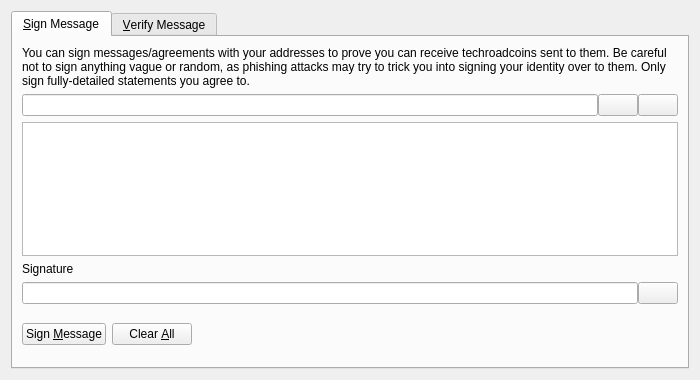
<?xml version="1.0" encoding="UTF-8"?>
<ui version="4.0">
 <class>SignVerifyMessageDialog</class>
 <widget class="QDialog" name="SignVerifyMessageDialog">
  <property name="geometry">
   <rect>
    <x>0</x>
    <y>0</y>
    <width>700</width>
    <height>380</height>
   </rect>
  </property>
  <property name="windowTitle">
   <string>Signatures - Sign / Verify a Message</string>
  </property>
  <property name="modal">
   <bool>true</bool>
  </property>
  <layout class="QVBoxLayout" name="verticalLayout">
   <item>
    <widget class="QTabWidget" name="tabWidget">
     <property name="currentIndex">
      <number>0</number>
     </property>
     <widget class="QWidget" name="tabSignMessage">
      <attribute name="title">
       <string>&amp;Sign Message</string>
      </attribute>
      <layout class="QVBoxLayout" name="verticalLayout_SM">
       <item>
        <widget class="QLabel" name="infoLabel_SM">
         <property name="text">
          <string>You can sign messages/agreements with your addresses to prove you can receive techroadcoins sent to them. Be careful not to sign anything vague or random, as phishing attacks may try to trick you into signing your identity over to them. Only sign fully-detailed statements you agree to.</string>
         </property>
         <property name="textFormat">
          <enum>Qt::PlainText</enum>
         </property>
         <property name="wordWrap">
          <bool>true</bool>
         </property>
        </widget>
       </item>
       <item>
        <layout class="QHBoxLayout" name="horizontalLayout_1_SM">
         <property name="spacing">
          <number>0</number>
         </property>
         <item>
          <widget class="QValidatedLineEdit" name="addressIn_SM">
           <property name="toolTip">
            <string>The Techroadcoin address to sign the message with</string>
           </property>
          </widget>
         </item>
         <item>
          <widget class="QPushButton" name="addressBookButton_SM">
           <property name="toolTip">
            <string>Choose previously used address</string>
           </property>
           <property name="text">
            <string/>
           </property>
           <property name="icon">
            <iconset resource="../bitcoin.qrc">
             <normaloff>:/icons/address-book</normaloff>:/icons/address-book</iconset>
           </property>
           <property name="shortcut">
            <string>Alt+A</string>
           </property>
           <property name="autoDefault">
            <bool>false</bool>
           </property>
          </widget>
         </item>
         <item>
          <widget class="QPushButton" name="pasteButton_SM">
           <property name="toolTip">
            <string>Paste address from clipboard</string>
           </property>
           <property name="text">
            <string/>
           </property>
           <property name="icon">
            <iconset resource="../bitcoin.qrc">
             <normaloff>:/icons/editpaste</normaloff>:/icons/editpaste</iconset>
           </property>
           <property name="shortcut">
            <string>Alt+P</string>
           </property>
           <property name="autoDefault">
            <bool>false</bool>
           </property>
          </widget>
         </item>
        </layout>
       </item>
       <item>
        <widget class="QPlainTextEdit" name="messageIn_SM">
         <property name="toolTip">
          <string>Enter the message you want to sign here</string>
         </property>
        </widget>
       </item>
       <item>
        <widget class="QLabel" name="signatureLabel_SM">
         <property name="text">
          <string>Signature</string>
         </property>
         <property name="textFormat">
          <enum>Qt::PlainText</enum>
         </property>
        </widget>
       </item>
       <item>
        <layout class="QHBoxLayout" name="horizontalLayout_2_SM">
         <property name="spacing">
          <number>0</number>
         </property>
         <item>
          <widget class="QLineEdit" name="signatureOut_SM">
           <property name="font">
            <font>
             <italic>true</italic>
            </font>
           </property>
           <property name="readOnly">
            <bool>true</bool>
           </property>
          </widget>
         </item>
         <item>
          <widget class="QPushButton" name="copySignatureButton_SM">
           <property name="toolTip">
            <string>Copy the current signature to the system clipboard</string>
           </property>
           <property name="text">
            <string/>
           </property>
           <property name="icon">
            <iconset resource="../bitcoin.qrc">
             <normaloff>:/icons/editcopy</normaloff>:/icons/editcopy</iconset>
           </property>
           <property name="autoDefault">
            <bool>false</bool>
           </property>
          </widget>
         </item>
        </layout>
       </item>
       <item>
        <layout class="QHBoxLayout" name="horizontalLayout_3_SM">
         <item>
          <widget class="QPushButton" name="signMessageButton_SM">
           <property name="toolTip">
            <string>Sign the message to prove you own this Techroadcoin address</string>
           </property>
           <property name="text">
            <string>Sign &amp;Message</string>
           </property>
           <property name="icon">
            <iconset resource="../bitcoin.qrc">
             <normaloff>:/icons/edit</normaloff>:/icons/edit</iconset>
           </property>
           <property name="autoDefault">
            <bool>false</bool>
           </property>
          </widget>
         </item>
         <item>
          <widget class="QPushButton" name="clearButton_SM">
           <property name="toolTip">
            <string>Reset all sign message fields</string>
           </property>
           <property name="text">
            <string>Clear &amp;All</string>
           </property>
           <property name="icon">
            <iconset resource="../bitcoin.qrc">
             <normaloff>:/icons/remove</normaloff>:/icons/remove</iconset>
           </property>
           <property name="autoDefault">
            <bool>false</bool>
           </property>
          </widget>
         </item>
         <item>
          <spacer name="horizontalSpacer_1_SM">
           <property name="orientation">
            <enum>Qt::Horizontal</enum>
           </property>
           <property name="sizeHint" stdset="0">
            <size>
             <width>40</width>
             <height>48</height>
            </size>
           </property>
          </spacer>
         </item>
         <item>
          <widget class="QLabel" name="statusLabel_SM">
           <property name="font">
            <font>
             <weight>75</weight>
             <bold>true</bold>
            </font>
           </property>
           <property name="text">
            <string/>
           </property>
           <property name="wordWrap">
            <bool>true</bool>
           </property>
          </widget>
         </item>
         <item>
          <spacer name="horizontalSpacer_2_SM">
           <property name="orientation">
            <enum>Qt::Horizontal</enum>
           </property>
           <property name="sizeHint" stdset="0">
            <size>
             <width>40</width>
             <height>48</height>
            </size>
           </property>
          </spacer>
         </item>
        </layout>
       </item>
      </layout>
     </widget>
     <widget class="QWidget" name="tabVerifyMessage">
      <attribute name="title">
       <string>&amp;Verify Message</string>
      </attribute>
      <layout class="QVBoxLayout" name="verticalLayout_VM">
       <item>
        <widget class="QLabel" name="infoLabel_VM">
         <property name="text">
          <string>Enter the receiver's address, message (ensure you copy line breaks, spaces, tabs, etc. exactly) and signature below to verify the message. Be careful not to read more into the signature than what is in the signed message itself, to avoid being tricked by a man-in-the-middle attack. Note that this only proves the signing party receives with the address, it cannot prove sendership of any transaction!</string>
         </property>
         <property name="textFormat">
          <enum>Qt::PlainText</enum>
         </property>
         <property name="alignment">
          <set>Qt::AlignLeading|Qt::AlignLeft|Qt::AlignTop</set>
         </property>
         <property name="wordWrap">
          <bool>true</bool>
         </property>
        </widget>
       </item>
       <item>
        <layout class="QHBoxLayout" name="horizontalLayout_1_VM">
         <property name="spacing">
          <number>0</number>
         </property>
         <item>
          <widget class="QValidatedLineEdit" name="addressIn_VM">
           <property name="toolTip">
            <string>The Techroadcoin address the message was signed with</string>
           </property>
          </widget>
         </item>
         <item>
          <widget class="QPushButton" name="addressBookButton_VM">
           <property name="toolTip">
            <string>Choose previously used address</string>
           </property>
           <property name="text">
            <string/>
           </property>
           <property name="icon">
            <iconset resource="../bitcoin.qrc">
             <normaloff>:/icons/address-book</normaloff>:/icons/address-book</iconset>
           </property>
           <property name="shortcut">
            <string>Alt+A</string>
           </property>
           <property name="autoDefault">
            <bool>false</bool>
           </property>
          </widget>
         </item>
        </layout>
       </item>
       <item>
        <widget class="QPlainTextEdit" name="messageIn_VM"/>
       </item>
       <item>
        <widget class="QValidatedLineEdit" name="signatureIn_VM"/>
       </item>
       <item>
        <layout class="QHBoxLayout" name="horizontalLayout_2_VM">
         <item>
          <widget class="QPushButton" name="verifyMessageButton_VM">
           <property name="toolTip">
            <string>Verify the message to ensure it was signed with the specified Techroadcoin address</string>
           </property>
           <property name="text">
            <string>Verify &amp;Message</string>
           </property>
           <property name="icon">
            <iconset resource="../bitcoin.qrc">
             <normaloff>:/icons/transaction_0</normaloff>:/icons/transaction_0</iconset>
           </property>
           <property name="autoDefault">
            <bool>false</bool>
           </property>
          </widget>
         </item>
         <item>
          <widget class="QPushButton" name="clearButton_VM">
           <property name="toolTip">
            <string>Reset all verify message fields</string>
           </property>
           <property name="text">
            <string>Clear &amp;All</string>
           </property>
           <property name="icon">
            <iconset resource="../bitcoin.qrc">
             <normaloff>:/icons/remove</normaloff>:/icons/remove</iconset>
           </property>
           <property name="autoDefault">
            <bool>false</bool>
           </property>
          </widget>
         </item>
         <item>
          <spacer name="horizontalSpacer_1_VM">
           <property name="orientation">
            <enum>Qt::Horizontal</enum>
           </property>
           <property name="sizeHint" stdset="0">
            <size>
             <width>40</width>
             <height>48</height>
            </size>
           </property>
          </spacer>
         </item>
         <item>
          <widget class="QLabel" name="statusLabel_VM">
           <property name="font">
            <font>
             <weight>75</weight>
             <bold>true</bold>
            </font>
           </property>
           <property name="text">
            <string/>
           </property>
           <property name="wordWrap">
            <bool>true</bool>
           </property>
          </widget>
         </item>
         <item>
          <spacer name="horizontalSpacer_2_VM">
           <property name="orientation">
            <enum>Qt::Horizontal</enum>
           </property>
           <property name="sizeHint" stdset="0">
            <size>
             <width>40</width>
             <height>48</height>
            </size>
           </property>
          </spacer>
         </item>
        </layout>
       </item>
      </layout>
     </widget>
    </widget>
   </item>
  </layout>
 </widget>
 <customwidgets>
  <customwidget>
   <class>QValidatedLineEdit</class>
   <extends>QLineEdit</extends>
   <header>qt/qvalidatedlineedit.h</header>
  </customwidget>
 </customwidgets>
 <resources>
  <include location="../bitcoin.qrc"/>
 </resources>
 <connections/>
</ui>
